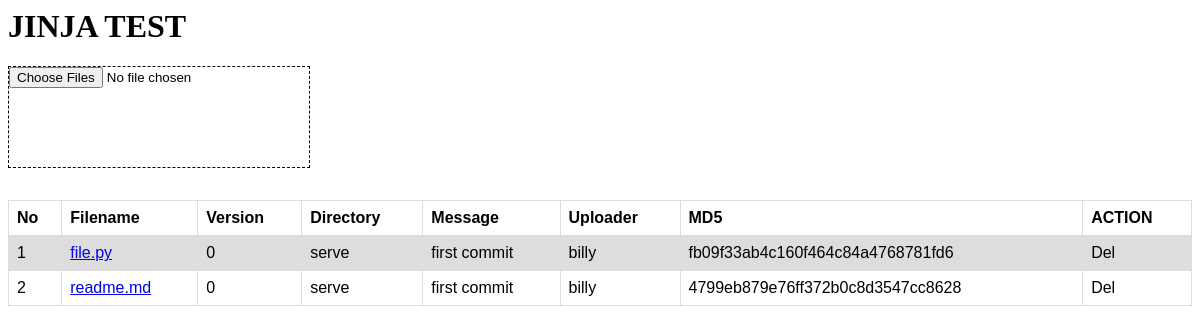
Before: / with the older database file.
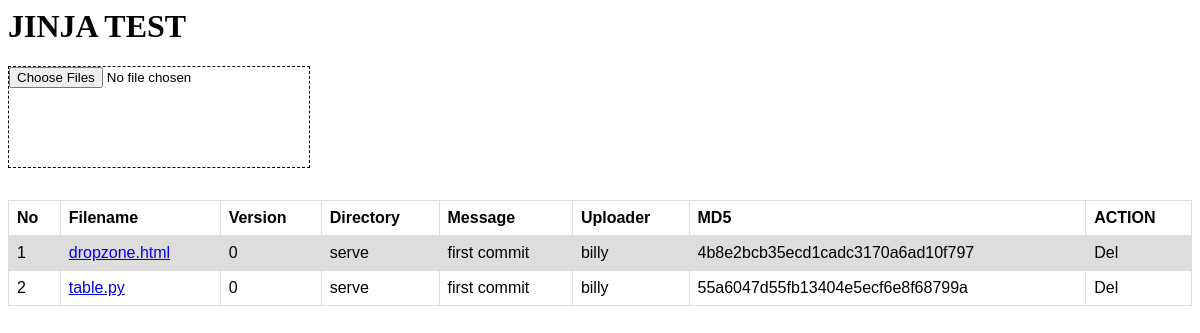
After: the same page with the newer database file.
### tables this page shows
CREATE TABLE TEST1
                (ID INTEGER PRIMARY KEY NOT NULL, FILENAME TEXT NOT NULL,
                DIRECTORY TEXT NOT NULL,MD5 TEXT NOT NULL UNIQUE,
                VERSION INT NOT NULL,
                MESSAGE TEXT, UPLOADER TEXT NOT NULL);

### main.py (the view)
@app.get("/", response_class=HTMLResponse)
async def main(request: Request):
    print("mantab")
    templates = Jinja2Templates(directory="templates")
    files = []
    with engine.connect() as conn:
        result = conn.execute(
            text(
                """
                SELECT FILENAME,
                DIRECTORY,
                MD5,
                VERSION,
                MESSAGE,
                UPLOADER
                FROM TEST1
                """
            )
        )
        for FILENAME, DIRECTORY, MD5, VERSION, MESSAGE, UPLOADER in result:
            files.append((FILENAME, DIRECTORY, MD5, VERSION, MESSAGE, UPLOADER))
    print(files)
    return templates.TemplateResponse("item.html", {"request": request, "files": files})

### templates/item.html (shortened to what this page needs)
<html>
<head>
    <link href="https://unpkg.com/filepond/dist/filepond.css" rel="stylesheet">
</head>
<body>
    <h1>JINJA TEST</h1>
    <div style="width: 300px; height: auto;min-height: 100px; border: black;border-style: dashed; border-width: 1px;">
        <input id='pondpond' type="file" class="filepond" name="filepond" multiple />
    </div>
    <table style="margin-top: 2em;">
        <tr>
            <th>No</th>
            <th>Filename</th>
            <th>Version</th>
            <th>Directory</th>
            <th>Message</th>
            <th>Uploader</th>
            <th>MD5</th>
            <th>ACTION</th>
        </tr>
        {% for FILENAME, DIRECTORY, MD5, VERSION, MESSAGE, UPLOADER in files %}
        <tr>
            <td>{{ loop.index }}</td>
            <td><a href="{{'/' ~ DIRECTORY ~ '/' ~ MD5}}">{{ FILENAME }}</a></td>
            <td>{{ VERSION }}</td>
            <td>{{ DIRECTORY }}</td>
            <td>{{ MESSAGE }}</td>
            <td>{{ UPLOADER }}</td>
            <td>{{ MD5 }}</td>
            <td><a id="del" onclick="delete_files(this)" md5="{{ MD5 }}">Del</a></td>
        </tr>
        {% endfor %}
    </table>
</body>
</html>

### templates/item.html (style rules this page uses)
table { font-family: arial, sans-serif; border-collapse: collapse; width: 100%; }
td, th { border: 1px solid #dddddd; text-align: left; padding: 8px; }
tr:nth-child(even) { background-color: #dddddd; }

Changed rows visible on the page:
removed TEST1: FILENAME "readme.md", VERSION "0", DIRECTORY "serve", MESSAGE "first commit", UPLOADER "billy", MD5 "4799eb879e76ff372b0c8d3547cc8628"
changed TEST1: FILENAME "file.py" → "dropzone.html"; MD5 "fb09f33ab4c160f464c84a4768781fd6" → "4b8e2bcb35ecd1cadc3170a6ad10f797"
added TEST1: FILENAME "table.py", VERSION "0", DIRECTORY "serve", MESSAGE "first commit", UPLOADER "billy", MD5 "55a6047d55fb13404e5ecf6e8f68799a"
